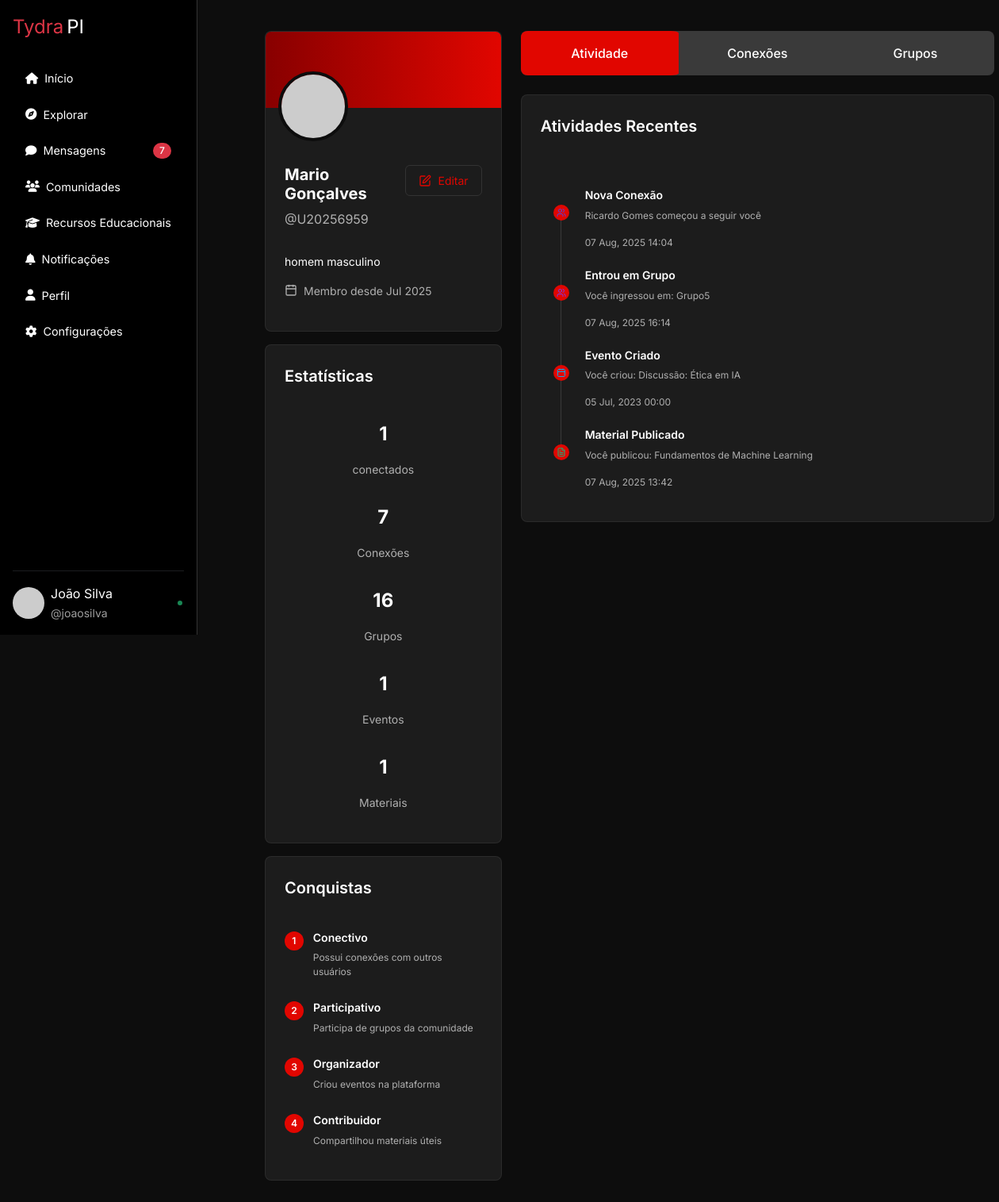
The app's page /perfil.php (signed in) with its own data.
### tables this page shows
CREATE TABLE `usuario` (
  `idusuario` int(10) UNSIGNED NOT NULL,
  `matricula` varchar(20) NOT NULL,
  `idade` tinyint(3) UNSIGNED NOT NULL,
  `foto` varchar(255) DEFAULT NULL,
  `email` varchar(100) NOT NULL,
  `nome` varchar(80) NOT NULL,
  `senha` varchar(255) NOT NULL,
  `data_criacao` datetime NOT NULL DEFAULT current_timestamp(),
  `status` enum('ativo','inativo') NOT NULL DEFAULT 'ativo',
  `criado_em` datetime NOT NULL DEFAULT current_timestamp(),
  `atualizado_em` datetime NOT NULL DEFAULT current_timestamp() ON UPDATE current_timestamp(),
  `admin` tinyint(1) NOT NULL DEFAULT 0
);

CREATE TABLE `usuario_config` (
  `id` int(11) NOT NULL,
  `usuario_id` int(10) UNSIGNED NOT NULL,
  `bio` text DEFAULT NULL,
  `telefone` varchar(20) DEFAULT NULL,
  `created_at` timestamp NOT NULL DEFAULT current_timestamp(),
  `updated_at` timestamp NOT NULL DEFAULT current_timestamp() ON UPDATE current_timestamp()
);

CREATE TABLE `grupos` (
  `id` int(11) NOT NULL,
  `nome` varchar(255) NOT NULL,
  `descricao` text DEFAULT NULL,
  `criador_id` int(10) UNSIGNED NOT NULL,
  `data_criacao` datetime DEFAULT current_timestamp()
);

### perfil.php (the view, shortened to what the rows shown need)
<?php
require 'includes/conexao.php';
$usuarioAtualId = isset($_SESSION['usuario_id']) ? $_SESSION['usuario_id'] : 0;
require 'functions/perfil_functions.php';
$usuario = buscarUsuario($pdo, $usuarioAtualId);
$config = buscarConfigUsuario($pdo, $usuarioAtualId);
$estatisticas = buscarEstatisticasUsuario($pdo, $usuarioAtualId);
$grupos = buscarGruposUsuario($pdo, $usuarioAtualId);
?>
<!DOCTYPE html>
<html lang="pt-BR">
<head>
    <?php include 'includes/header.php' ?>
</head>
<body>
    <div class="perfil-body content-wrapper">
        <div class="perfil-container perfil-animate-fade-in">
            <div class="perfil-flex perfil-flex-col perfil-md-flex-row perfil-gap-6">
                <div class="perfil-w-full perfil-md-w-1-3 perfil-space-y-4">
                    <div class="perfil-card perfil-overflow-hidden">
                        <div class="perfil-card-content perfil-pt-0 perfil-relative">
                            <div class="perfil-pt-12 perfil-pb-4">
                                <div class="perfil-flex perfil-justify-between perfil-items-start">
                                    <div>
                                        <h2 class="perfil-name"><?= htmlspecialchars($usuario['nome']) ?></h2>
                                        <p class="perfil-username">@<?= htmlspecialchars($usuario['matricula']) ?></p>
                                    </div>
                                    <button class="perfil-btn-outline" onclick="location.href='configuracao.php'">
                                    </button>
                                </div>
                                <p class="perfil-mt-4 perfil-bio">
                                    <?= !empty($config['bio']) ? htmlspecialchars($config['bio']) : 'Nenhuma biografia fornecida' ?>
                                </p>
                                <div class="perfil-flex perfil-items-center perfil-mt-4 perfil-text-gray perfil-text-sm">
                                    <i data-lucide="calendar" class="perfil-icon-sm perfil-mr-2"></i>
                                    <span>Membro desde <?= date('M Y', strtotime($usuario['criado_em'])) ?></span>
                                </div>
                            </div>
                        </div>
                    </div>
                    <div class="perfil-card">
                        <div class="perfil-card-content">
                            <div class="perfil-grid perfil-grid-cols-4 perfil-gap-4 perfil-text-center">
                                <div>
                                    <p class="perfil-stats-value"><?= $estatisticas['grupos'] ?></p>
                                    <p class="perfil-stats-label">Grupos</p>
                                </div>
                            </div>
                        </div>
                    </div>
                </div>
            </div>
        </div>
    </div>
</body>
</html>

### records on screen
usuario: nome "Mario Gonçalves", matricula "U20256959", criado_em "Jul 2025"
usuario_config: bio "homem masculino"
grupos: id "16"

### other values on screen
$menu['label'] "Recursos Educacionais"
$menu['label'] "Notificações"
$estatisticas['conectados'] "1"
$estatisticas['conexoes'] "7"
$estatisticas['eventos'] "1"
$estatisticas['materiais'] "1"
$atividade['titulo'] "Nova Conexão"
$atividade['descricao'] "Ricardo Gomes começou a seguir você"
date('d M, Y H:i', strtotime($atividade['data'])) "07 Aug, 2025 14:04"
$atividade['titulo'] "Entrou em Grupo"
$atividade['descricao'] "Você ingressou em: Grupo5"
date('d M, Y H:i', strtotime($atividade['data'])) "07 Aug, 2025 16:14"
$atividade['titulo'] "Evento Criado"
$atividade['descricao'] "Você criou: Discussão: Ética em IA"
date('d M, Y H:i', strtotime($atividade['data'])) "05 Jul, 2023 00:00"
